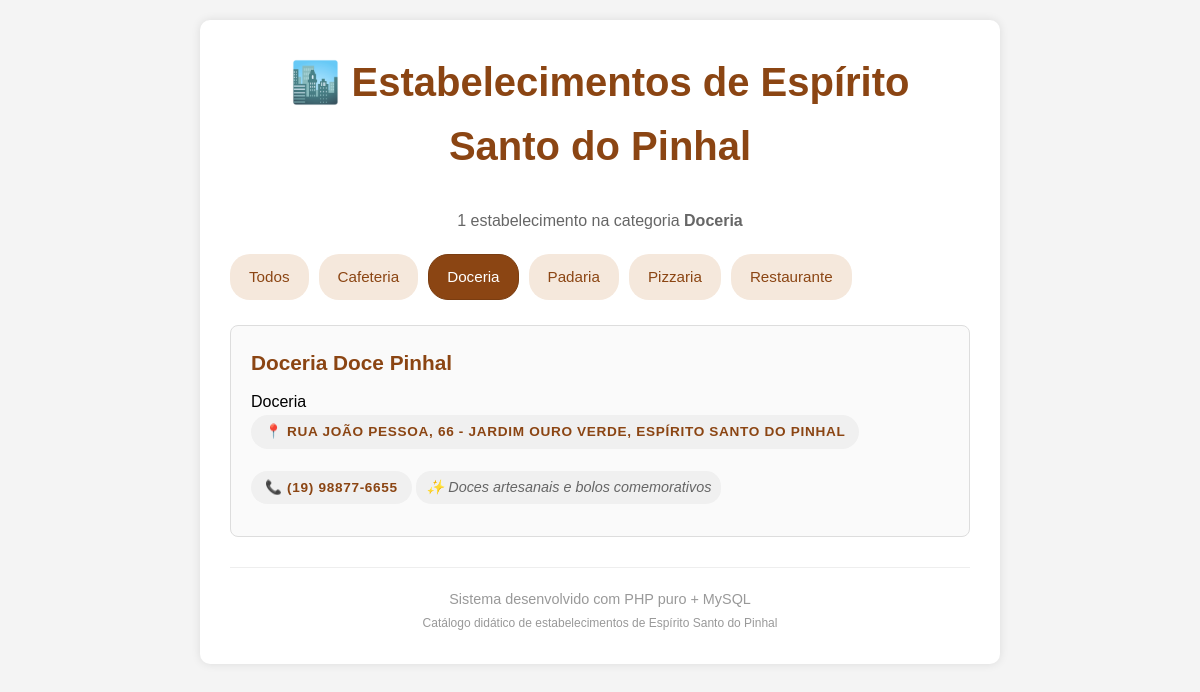
/index_dynamic.php?categoria=Doceria, run on the app's committed database.
### tables this page shows
CREATE TABLE estabelecimentos (
    id INT AUTO_INCREMENT PRIMARY KEY,
    nome VARCHAR(120) NOT NULL,
    endereco VARCHAR(200) NOT NULL,
    telefone VARCHAR(20),
    categoria VARCHAR(50) NOT NULL,
    especialidade VARCHAR(150),
    data_cadastro TIMESTAMP DEFAULT CURRENT_TIMESTAMP
);

### includes/functions.php (called while the page is built, shortened)
<?php
function buscarCategorias($pdo)
{
  $sql = "SELECT DISTINCT categoria FROM estabelecimentos ORDER BY categoria";
  return $pdo->query($sql)->fetchAll(PDO::FETCH_COLUMN);
}
function buscarEstabelecimentos($pdo, $categoria = '')
{
  if ($categoria != '') {
    $stmt = $pdo->prepare("SELECT * FROM estabelecimentos WHERE categoria = ? ORDER BY nome");
    $stmt->execute([$categoria]);
    return $stmt->fetchAll(PDO::FETCH_ASSOC);
  } else {
    return $pdo->query("SELECT * FROM estabelecimentos ORDER BY nome")->fetchAll(PDO::FETCH_ASSOC);
  }
}
function formatarTelefone($telefone)
{
  $telefone = preg_replace('/[^0-9]/', '', $telefone);
  if (strlen($telefone) == 11) {
    return '(' . substr($telefone, 0, 2) . ') ' .
      substr($telefone, 2, 5) . '-' .
      substr($telefone, 7);
  } elseif (strlen($telefone) == 10) {
    return '(' . substr($telefone, 0, 2) . ') ' .
      substr($telefone, 2, 4) . '-' .
      substr($telefone, 6);
  }
  return $telefone;
}

### index_dynamic.php (the view, shortened to what this page needs)
<?php
require_once 'config.php';
require_once 'includes/functions.php';
$categoriaSelecionada = isset($_GET['categoria']) ? $_GET['categoria'] : '';
$categorias = buscarCategorias($pdo);
$estabelecimentos = buscarEstabelecimentos($pdo, $categoriaSelecionada);
$totalEstabelecimentos = count($estabelecimentos);
?>
<!DOCTYPE html>
<html lang="pt-BR">
<head>
    <link rel="stylesheet" href="assets/styles.css">
</head>
<body>
    <div class="container">
        <h1>🏙️ Estabelecimentos de Espírito Santo do Pinhal</h1>
        <div class="resumo-estabelecimentos">
            <?php echo $totalEstabelecimentos; ?> estabelecimento<?php echo $totalEstabelecimentos != 1 ? 's' : ''; ?>
            <?php if ($categoriaSelecionada != ''): ?>
                na categoria <strong><?php echo $categoriaSelecionada; ?></strong>
            <?php else: ?>
                cadastrado<?php echo $totalEstabelecimentos != 1 ? 's' : ''; ?>
            <?php endif; ?>
        </div>
        <div class="filtros-categorias">
            <a href="index_dynamic.php" class="btn-filtro <?php echo $categoriaSelecionada == '' ? 'ativo' : ''; ?>">
                Todos
            </a>
            <?php foreach ($categorias as $categoria): ?>
                <a href="index_dynamic.php?categoria=<?php echo $categoria; ?>"
                    class="btn-filtro <?php echo $categoriaSelecionada == $categoria ? 'ativo' : ''; ?>">
                    <?php echo $categoria; ?>
                </a>
            <?php endforeach; ?>
        </div>
        <div class="estabelecimentos-lista">
            <?php if (count($estabelecimentos) > 0): ?>
                <?php foreach ($estabelecimentos as $estabelecimento): ?>
                    <div class="estabelecimento-card">
                        <div class="estabelecimento-nome">
                            <?php echo $estabelecimento['nome']; ?>
                        </div>
                        <div class="categoria-badge">
                            <?php echo $estabelecimento['categoria']; ?>
                        </div>
                        <div class="estabelecimento-info">
                            📍 <?php echo $estabelecimento['endereco']; ?>
                        </div>
                        <?php if ($estabelecimento['telefone']): ?>
                            <div class="estabelecimento-info">
                                📞 <?php echo formatarTelefone($estabelecimento['telefone']); ?>
                            </div>
                        <?php endif; ?>
                        <?php if ($estabelecimento['especialidade']): ?>
                            <div class="especialidade">
                                ✨ <?php echo $estabelecimento['especialidade']; ?>
                            </div>
                        <?php endif; ?>
                    </div>
                <?php endforeach; ?>
            <?php endif; ?>
        </div>
        <div class="footer">
            Sistema desenvolvido com PHP puro + MySQL<br>
            <small>Catálogo didático de estabelecimentos de Espírito Santo do Pinhal</small>
        </div>
    </div>
</body>
</html>

### assets/styles.css (style rules this page uses)
* { margin: 0; padding: 0; box-sizing: border-box; }
body { font-family: Arial, sans-serif; background-color: #f4f4f4; padding: 20px; line-height: 1.6; }
.container { max-width: 800px; margin: 0 auto; background-color: white; padding: 30px; border-radius: 10px; box-shadow: 0 0 10px rgba(0, 0, 0, 0.1); }
h1 { text-align: center; color: #8b4513; margin-bottom: 30px; font-size: 2.5em; }
.resumo-estabelecimentos { text-align: center; margin-bottom: 20px; color: #666; }
.filtros-categorias { display: flex; flex-wrap: wrap; gap: 10px; margin-bottom: 25px; }
.btn-filtro { background-color: #f5e8dc; color: #8b4513; padding: 10px 18px; border-radius: 20px; text-decoration: none; font-size: 0.95em; border: 1px solid transparent; transition: all 0.3s; }
.btn-filtro.ativo { background-color: #8b4513; color: #fff; border-color: #7a3d11; }
.estabelecimentos-lista { display: flex; flex-direction: column; gap: 15px; }
.estabelecimento-card { border: 1px solid #ddd; padding: 20px; border-radius: 8px; background-color: #fafafa; transition: box-shadow 0.3s; }
.estabelecimento-nome { font-size: 1.3em; font-weight: bold; color: #8b4513; margin-bottom: 10px; }
.estabelecimento-info { display: inline-block; padding: 6px 14px; border-radius: 999px; background-color: #f0f0f0; color: #8b4513; font-size: 0.85em; font-weight: bold; text-transform: uppercase; letter-spacing: 0.05em; margin-bottom: 12px; }
.especialidade { font-style: italic; color: #666; background-color: #f0f0f0; padding: 5px 10px; border-radius: 15px; display: inline-block; margin-top: 10px; font-size: 0.9em; }
.footer { text-align: center; margin-top: 30px; color: #999; font-size: 0.9em; border-top: 1px solid #eee; padding-top: 20px; }

### data on the page
estabelecimentos: nome "Doceria Doce Pinhal", categoria "Doceria", endereco "RUA JOÃO PESSOA, 66 - JARDIM OURO VERDE, ESPÍRITO SANTO DO PINHAL", telefone "(19) 98877-6655", especialidade "Doces artesanais e bolos comemorativos"

### other printed values
$totalEstabelecimentos "1"
$categoriaSelecionada "Doceria"
$categoria "Cafeteria"
$categoria "Doceria"
$categoria "Padaria"
$categoria "Pizzaria"
$categoria "Restaurante"
